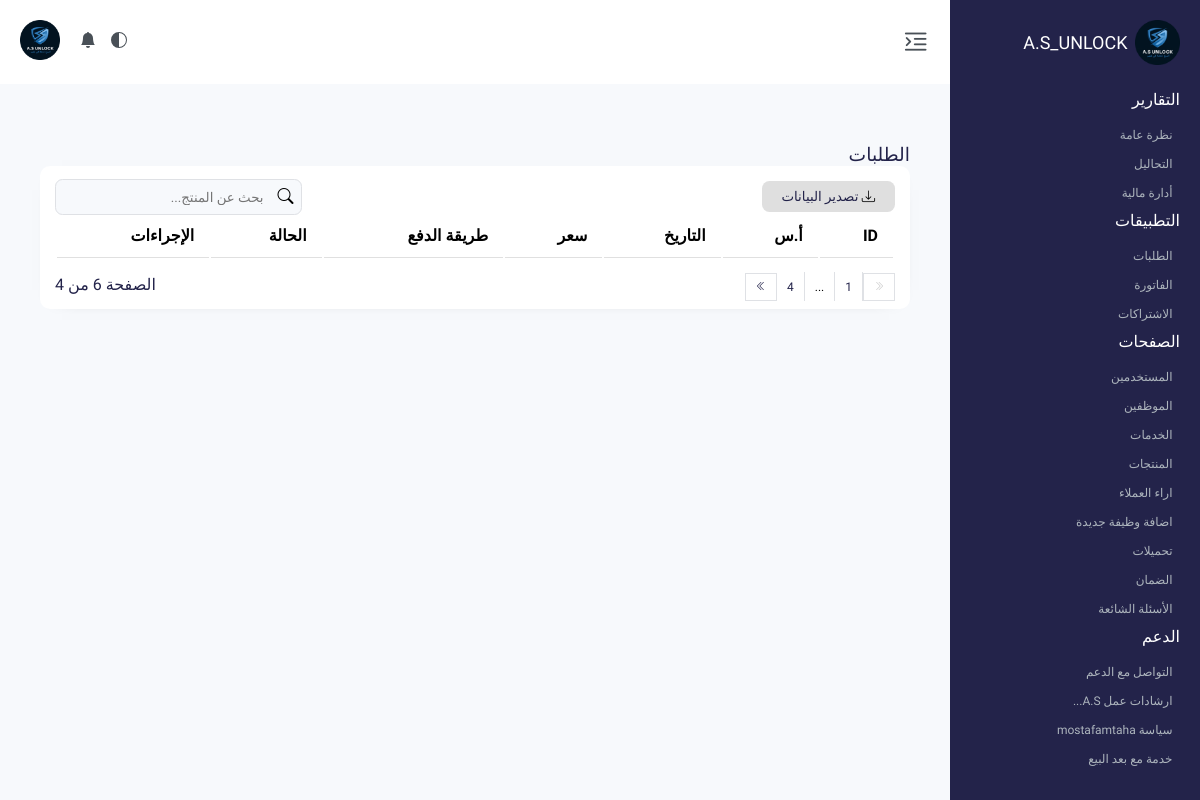
The app's page /admin/orders.php?page=6, older data.
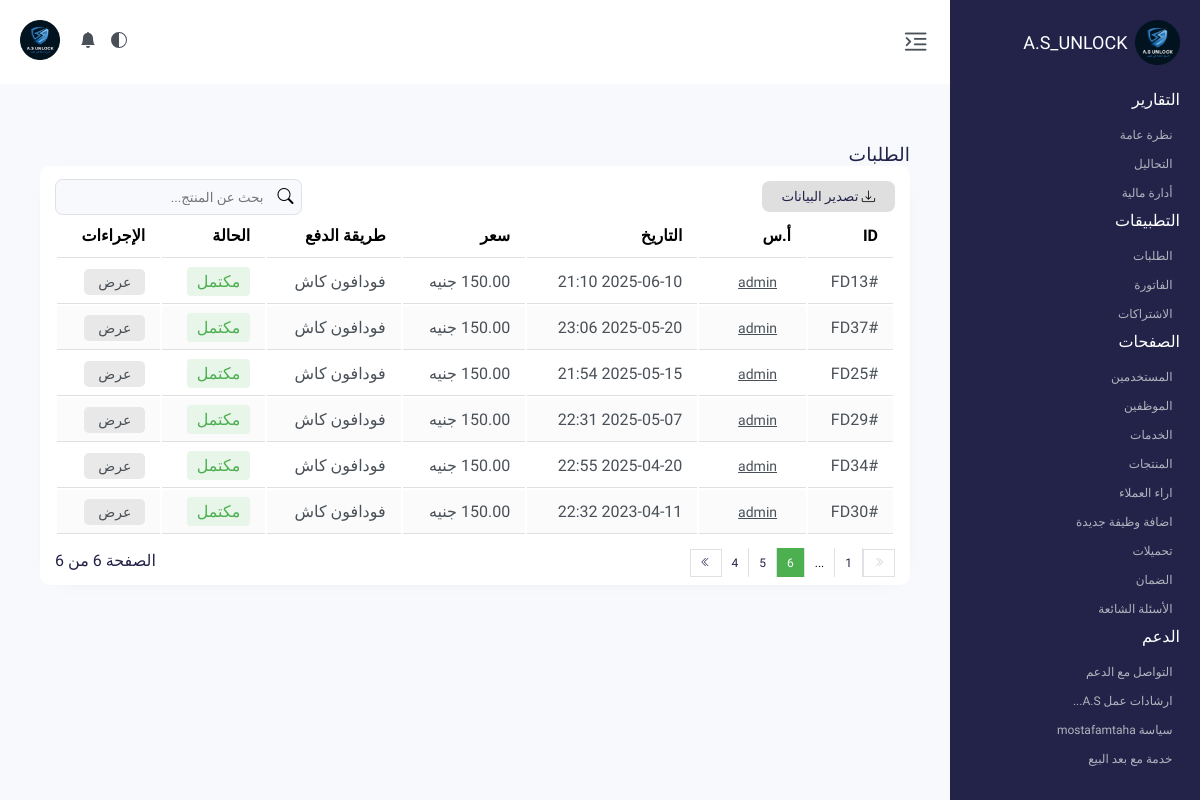
The same page, newer data.
### tables this page shows
CREATE TABLE `orders` (
  `id` int(11) NOT NULL,
  `user_id` int(11) NOT NULL,
  `product_id` int(11) NOT NULL,
  `plan_id` int(11) NOT NULL,
  `payment_method` enum('vodafone_cash','instapay') NOT NULL,
  `phone_number` varchar(20) NOT NULL,
  `email` varchar(255) NOT NULL,
  `subscription_email` varchar(255) DEFAULT NULL,
  `receipt_image` varchar(255) DEFAULT NULL,
  `amount` decimal(10,2) NOT NULL,
  `status` enum('pending','verified','completed','rejected') DEFAULT 'pending',
  `created_at` datetime NOT NULL DEFAULT current_timestamp(),
  `updated_at` datetime DEFAULT NULL ON UPDATE current_timestamp()
);

CREATE TABLE `users` (
  `id` int(11) NOT NULL,
  `name` varchar(100) DEFAULT NULL,
  `email` varchar(100) NOT NULL,
  `password` varchar(255) DEFAULT NULL,
  `google_id` varchar(255) DEFAULT NULL,
  `avatar` varchar(255) DEFAULT NULL,
  `created_at` timestamp NOT NULL DEFAULT current_timestamp(),
  `phone` varchar(20) DEFAULT NULL,
  `verified` tinyint(1) DEFAULT 0,
  `banned` tinyint(1) NOT NULL DEFAULT 0
);

### admin/orders.php (the view, shortened to what the changed rows need)
<?php
require_once '../includes/config.php';
$items_per_page = 15;
$page = isset($_GET['page']) ? (int)$_GET['page'] : 1;
$offset = ($page - 1) * $items_per_page;
$total_query = "SELECT COUNT(*) as total FROM orders";
$total_stmt = $pdo->query($total_query);
$total_orders = $total_stmt->fetch(PDO::FETCH_ASSOC)['total'];
$total_pages = ceil($total_orders / $items_per_page);
$query = "SELECT o.*, u.name as user_name
          FROM orders o
          JOIN users u ON o.user_id = u.id
          ORDER BY o.created_at DESC
          LIMIT :limit OFFSET :offset";
$stmt = $pdo->prepare($query);
$stmt->bindParam(':limit', $items_per_page, PDO::PARAM_INT);
$stmt->bindParam(':offset', $offset, PDO::PARAM_INT);
$stmt->execute();
$orders = $stmt->fetchAll(PDO::FETCH_ASSOC);
?>
<!DOCTYPE html>
<html dir="rtl" lang="ar">
<head>
    <link rel="stylesheet" href="https://cdn.jsdelivr.net/npm/bootstrap-icons@1.13.1/font/bootstrap-icons.min.css">
    <link rel="stylesheet" href="../assets/css/dashboard.css">
    <link rel="stylesheet" href="../assets/css/orders.css">
    <link rel="stylesheet" href="../assets/css/dark-mode.css">
</head>
<body>
    <header class="header" id="mainHeader">
        <div class="logo"><img src="../assets/image/favicon.ico" alt="Not Found Logo" loading="lazy">
            <h1>A.S_UNLOCK</h1>
        </div>
    </header>
    <main class="main-content">
        <section class="product">
            <div class="contanier">
                <div class="detail-order">
                    <div class="function-top-flex">
                        <div class="prod-table">
                            <table>
                                <thead>
                                    <tr>
                                        <th>ID</th>
                                        <th>أ.س</th>
                                        <th>التاريخ</th>
                                        <th>سعر</th>
                                        <th>طريقة الدفع</th>
                                        <th>الحالة</th>
                                        <th>الإجراءات</th>
                                    </tr>
                                </thead>
                                <tbody>
                                    <?php foreach ($orders as $order): ?>
                                    <tr>
                                        <td>#FD<?php echo str_pad($order['id'], 2, '0', STR_PAD_LEFT); ?></td>
                                        <td><a class="users" href="users.php?id=<?php echo $order['user_id']; ?>"><?php echo htmlspecialchars($order['user_name']); ?></a></td>
                                        <td><?php echo date('Y-m-d H:i', strtotime($order['created_at'])); ?></td>
                                        <td><?php echo number_format($order['amount'], 2); ?> جنيه</td>
                                        <td>
                                            <?php
                                            if ($order['payment_method'] == 'vodafone_cash') {
                                                echo 'فودافون كاش';
                                            } elseif ($order['payment_method'] == 'instapay') {
                                                echo 'انستاباي';
                                            }
                                            ?>
                                        </td>
                                        <td>
                                            <span class="status-<?php echo $order['status']; ?>">
                                                <?php
                                                switch ($order['status']) {
                                                    case 'completed':
                                                        echo 'مكتمل';
                                                        break;
                                                }
                                                ?>
                                            </span>
                                        </td>
                                        <td><a href="order_details.php?id=<?php echo $order['id']; ?>">عرض</a></td>
                                    </tr>
                                    <?php endforeach; ?>
                                </tbody>
                            </table>
                        </div>
                        <div class="switch">
                            <div class="row-jus">
                                <div class="num">
                                    <?php
                                    $start_page = max(1, $page - 2);
                                    $end_page = min($total_pages, $page + 2);
                                    if ($start_page > 1) {
                                        echo '<span><a href="?page=1">1</a></span>';
                                        if ($start_page > 2) {
                                            echo '<span>...</span>';
                                        }
                                    }
                                    for ($i = $start_page; $i <= $end_page; $i++) {
                                        if ($i == $page) {
                                            echo '<span style="background-color: #4CAF50; color: white;">'.$i.'</span>';
                                        } else {
                                            echo '<span><a href="?page='.$i.'">'.$i.'</a></span>';
                                        }
                                    }
                                    ?>
                                </div>
                            </div>
                            <div class="row-page">
                                <p>الصفحة <span><?php echo $page; ?></span> من <span><?php echo $total_pages; ?></span></p>
                            </div>
                        </div>
                    </div>
                </div>
            </div>
        </section>
    </main>
</body>
</html>

Row changes from the older to the newer data that the page shows:
now on this page (row edited): orders: id "13", user.name "admin", created_at "2025-06-10 21:10", payment_method "فودافون كاش", status "مكتمل"
now on this page (row edited): orders: id "37", user.name "admin", created_at "2025-05-20 23:06", payment_method "فودافون كاش", status "مكتمل"
now on this page (row edited): orders: id "25", user.name "admin", created_at "2025-05-15 21:54", payment_method "فودافون كاش", status "مكتمل"
now on this page (row edited): orders: id "29", user.name "admin", created_at "2025-05-07 22:31", payment_method "فودافون كاش", status "مكتمل"
now on this page (row edited): orders: id "34", user.name "admin", created_at "2025-04-20 22:55", payment_method "فودافون كاش", status "مكتمل"
now on this page (row edited): orders: id "30", user.name "admin", created_at "2023-04-11 22:32", payment_method "فودافون كاش", status "مكتمل"
Text that changed along with them:
$total_pages: "4" → "6"
new list line: "5"
new list line: "6"
